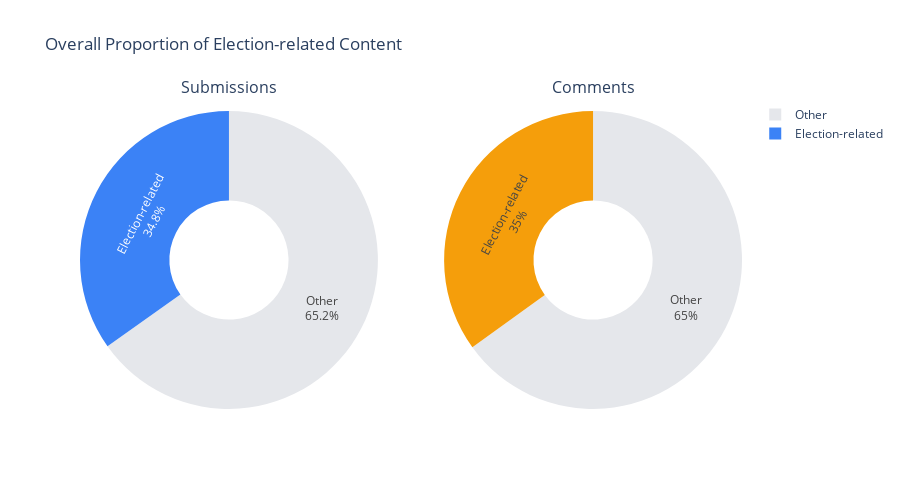

Write notebook code for a chart like this one.
### Markdown cell above
### Overall Proportion Comparison

### Code cell
total_submissions = len(submissions_df)
election_submissions_count = len(election_submissions)
total_comments = len(comments_df)
election_comments_count = len(election_comments)

fig = make_subplots(
    rows=1, cols=2,
    specs=[[{'type':'domain'}, {'type':'domain'}]],
    subplot_titles=('Submissions', 'Comments')
)

fig.add_trace(go.Pie(
    labels=['Election-related', 'Other'],
    values=[election_submissions_count, total_submissions - election_submissions_count],
    marker=dict(colors=['#3B82F6', '#E5E7EB']),
    hole=0.4,
    textinfo='label+percent',
    textposition='inside'
), row=1, col=1)

fig.add_trace(go.Pie(
    labels=['Election-related', 'Other'],
    values=[election_comments_count, total_comments - election_comments_count],
    marker=dict(colors=['#F59E0B', '#E5E7EB']),
    hole=0.4,
    textinfo='label+percent',
    textposition='inside'
), row=1, col=2)

fig.update_layout(
    title='Overall Proportion of Election-related Content',
    showlegend=True,
    height=500,
    template='plotly_white'
)
fig.show()

print(f"Total Submissions: {total_submissions:,}")
print(f"Election-related Submissions: {election_submissions_count:,} ({election_submissions_count/total_submissions*100:.2f}%)")
print(f"\nTotal Comments: {total_comments:,}")
print(f"Election-related Comments: {election_comments_count:,} ({election_comments_count/total_comments*100:.2f}%)")

### Figure 1 — Plotly figure (JSON) as saved in the notebook; plotly's stock layout.template omitted (floating-point values rounded to 4 significant figures)
{"data": [{"domain": {"x": [0, 0.45], "y": [0, 1]}, "hole": 0.4, "labels": ["Election-related", "Other"], "marker": {"colors": ["#3B82F6", "#E5E7EB"]}, "textinfo": "label+percent", "textposition": "inside", "type": "pie", "values": [123770, 231612]}, {"domain": {"x": [0.55, 1], "y": [0, 1]}, "hole": 0.4, "labels": ["Election-related", "Other"], "marker": {"colors": ["#F59E0B", "#E5E7EB"]}, "textinfo": "label+percent", "textposition": "inside", "type": "pie", "values": [4061278, 7552543]}], "layout": {"annotations": [{"font": {"size": 16}, "showarrow": false, "text": "Submissions", "x": 0.225, "xanchor": "center", "xref": "paper", "y": 1, "yanchor": "bottom", "yref": "paper"}, {"font": {"size": 16}, "showarrow": false, "text": "Comments", "x": 0.775, "xanchor": "center", "xref": "paper", "y": 1, "yanchor": "bottom", "yref": "paper"}], "height": 500, "showlegend": true, "title": {"text": "Overall Proportion of Election-related Content"}}}
